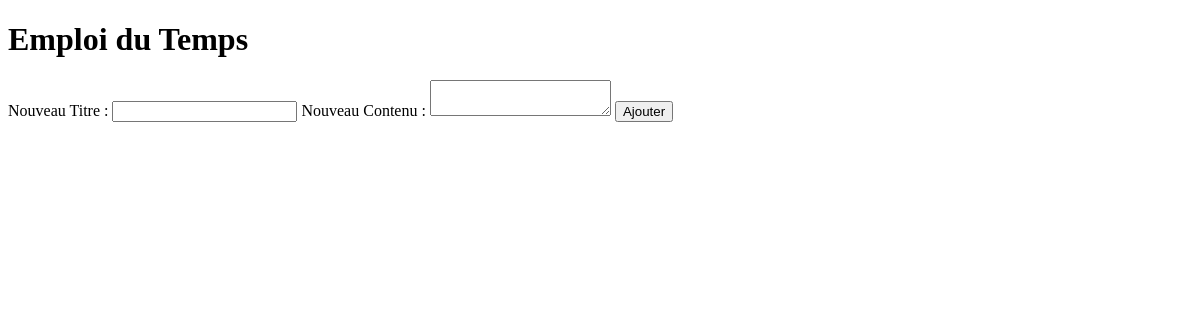
Before: / with the older database file.
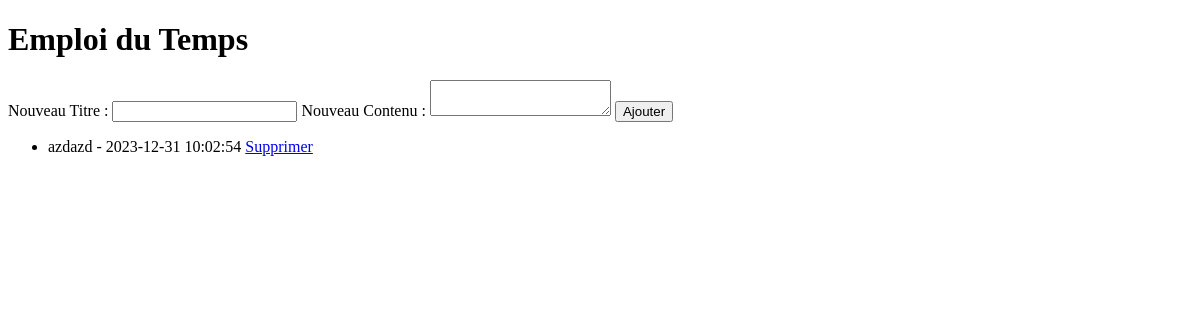
After: the same page with the newer database file.
### tables this page shows
CREATE TABLE taches (
                id INTEGER PRIMARY KEY AUTOINCREMENT,
                titre TEXT NOT NULL,
                contenu TEXT NOT NULL,
                date DATETIME DEFAULT CURRENT_TIMESTAMP
            );

### main.py (the view)
    def accueil(self):
        taches = self.gestionnaire_taches.recuperer_taches()
        return render_template('accueil.html', taches=taches)

### main.py (called while the page is built)
    def recuperer_taches(self):
        with self.base_de_donnees as conn:
            cursor = conn.cursor()
            cursor.execute('SELECT id, titre, contenu, date FROM taches ORDER BY date')
            return [Tache(*row) for row in cursor.fetchall()]

### templates/accueil.html (shortened to what this page needs)
<!DOCTYPE html>
<html lang="en">
<head>
</head>
<body>
    <h1>Emploi du Temps</h1>
    <form action="/ajouter_tache" method="post">
        <label for="titre">Nouveau Titre :</label>
        <input type="text" name="titre" required>
        <label for="contenu">Nouveau Contenu :</label>
        <textarea name="contenu" required></textarea>
        <button type="submit">Ajouter</button>
    </form>
    <ul>
        {% for tache in taches %}
            <li>
                {{ tache.titre }} - {{ tache.date }}
                <a href="{{ url_for('supprimer_tache', id=tache.id) }}">Supprimer</a>
            </li>
        {% endfor %}
    </ul>
</body>
</html>

Changed rows visible on the page:
added taches: titre "azdazd", date "2023-12-31 10:02:54"
